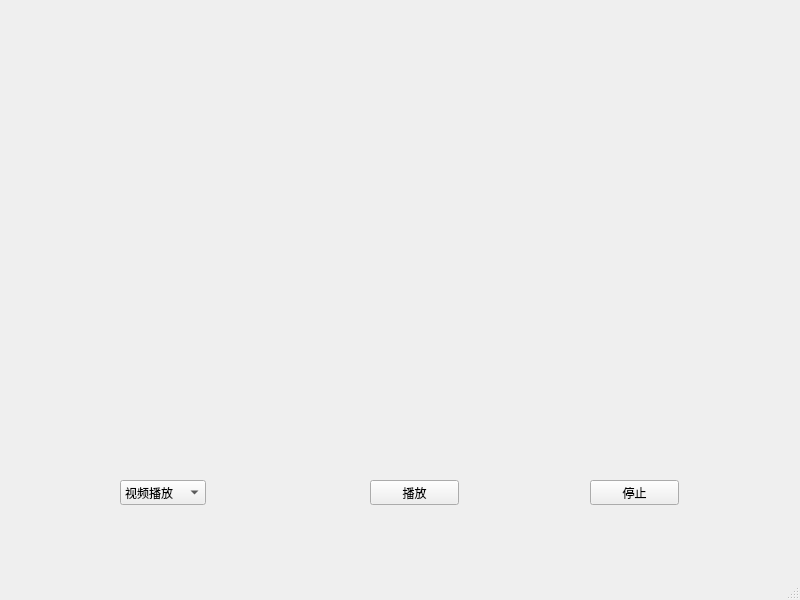
<?xml version="1.0" encoding="UTF-8"?>
<ui version="4.0">
 <class>MainWindow</class>
 <widget class="QMainWindow" name="MainWindow">
  <property name="geometry">
   <rect>
    <x>0</x>
    <y>0</y>
    <width>800</width>
    <height>600</height>
   </rect>
  </property>
  <property name="windowTitle">
   <string>MainWindow</string>
  </property>
  <widget class="QWidget" name="centralwidget">
   <widget class="QPushButton" name="pushButton">
    <property name="geometry">
     <rect>
      <x>370</x>
      <y>480</y>
      <width>89</width>
      <height>25</height>
     </rect>
    </property>
    <property name="text">
     <string>播放</string>
    </property>
   </widget>
   <widget class="QLabel" name="label">
    <property name="geometry">
     <rect>
      <x>90</x>
      <y>80</y>
      <width>641</width>
      <height>351</height>
     </rect>
    </property>
    <property name="text">
     <string/>
    </property>
   </widget>
   <widget class="QComboBox" name="comboBox">
    <property name="geometry">
     <rect>
      <x>120</x>
      <y>480</y>
      <width>86</width>
      <height>25</height>
     </rect>
    </property>
    <item>
     <property name="text">
      <string>视频播放</string>
     </property>
    </item>
    <item>
     <property name="text">
      <string>摄像头播放</string>
     </property>
    </item>
   </widget>
   <widget class="QPushButton" name="pushButton_2">
    <property name="geometry">
     <rect>
      <x>590</x>
      <y>480</y>
      <width>89</width>
      <height>25</height>
     </rect>
    </property>
    <property name="text">
     <string>停止</string>
    </property>
   </widget>
  </widget>
  <widget class="QMenuBar" name="menubar">
   <property name="geometry">
    <rect>
     <x>0</x>
     <y>0</y>
     <width>800</width>
     <height>28</height>
    </rect>
   </property>
  </widget>
  <widget class="QStatusBar" name="statusbar"/>
 </widget>
 <resources/>
 <connections/>
</ui>
